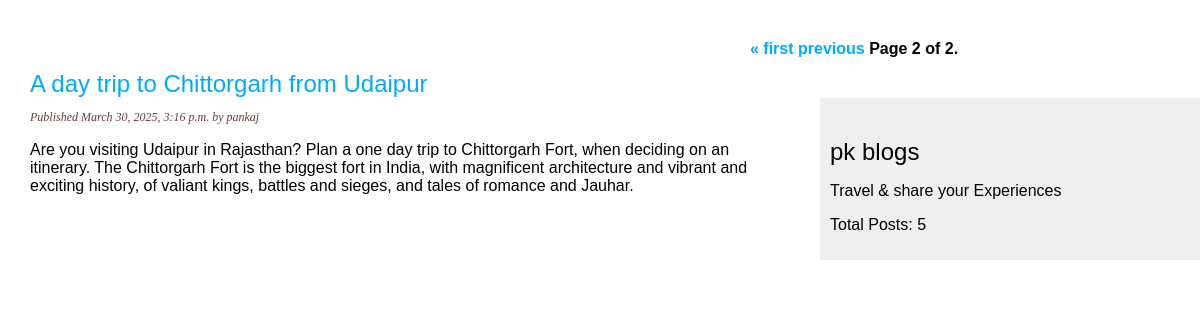
Screenshot of /?page=2 with the database file from the repository.
### posts/models.py (models this page shows, shortened)
class Post(models.Model):
    STATUS_CHOICES = (
        ('DRAFT', 'Draft'),
        ('PUBLISHED', 'Publish')
    )
    title = models.CharField(max_length=250)
    slug = models.SlugField(max_length=250)
    author = models.ForeignKey(User, on_delete=models.CASCADE, default=1)
    body = models.TextField()
    publish = models.DateTimeField(default=timezone.now)
    created = models.DateTimeField(auto_now_add=True)
    updated = models.DateTimeField(auto_now=True)
    status = models.CharField(max_length=10, choices=STATUS_CHOICES, default='DRAFT')
    class META:
        ordering = ['-publish']
        indexes = [
            models.Index(fields=['-publish'])
        ]
    @classmethod
    def total_posts(cls):
        total = Post.objects.count()
        return total
    @classmethod
    def published_posts(cls):
        return cls.objects.filter(status='PUBLISHED')

### posts/views.py (the view)
# urls.py: path('', index, name='index'),
def index(request):
    posts = Post.published_posts()
    total_posts = Post.total_posts()
    paginator = Paginator(posts, per_page=2)
    page_number = request.GET.get('page')
    posts = paginator.get_page(page_number)
    return render(request, 'posts/index.html', context={'posts': posts, 'total_posts': total_posts})

### posts/templates/posts/index.html (shortened to what this page needs)
{% load static%}
<!DOCTYPE html>
<html lang="en">
<head>
    <link href='{% static "css/style.css" %}' rel="stylesheet">
</head>
<body>
    <div id="content">
        {% for post in posts %}
        <a href="{% url "posts:details" year=post.publish.year month=post.publish.month day=post.publish.day post_slug=post.slug %}">
        <h2>{{ post.title}}</h2></a>
        <p class="date">Published {{post.publish}} by {{post.author}}</p>
        <p>{{post.body}}</p>
        {% endfor %}
    </div>
    <div class="pagination">
        <span class="step-links">
            {% if posts.has_previous %}
                <a href="?page=1">&laquo; first</a>
                <a href="?page={{ posts.previous_page_number }}">previous</a>
            {% endif %}
            <span class="current">
                Page {{ posts.number }} of {{ posts.paginator.num_pages }}.
            </span>
        </span>
    </div>
    <div id="sidebar">
        <h2>pk blogs</h2>
        <p>Travel & share your Experiences</p>
        <p>Total Posts: {{ total_posts}}</p>
    </div>
</body>
</html>

### posts/static/css/style.css (style rules this page uses)
body { margin:0; padding:0; font-family:helvetica, sans-serif; }
a { color:#00abff; text-decoration:none; }
h2 { font-weight:normal; margin:30px 0 0; }
#content { float:left; width:60%; padding:0 0 0 30px; }
#sidebar { float:right; width:30%; padding:10px; background:#efefef; height:100%; }
p.date { color: #634141; font-family: georgia, serif; font-size: 12px; font-style: italic; }
.pagination { margin:40px 0; font-weight:bold; }

### rows the page displays
Post: title "A day trip to Chittorgarh from Udaipur", publish "March 30, 2025, 3:16 p.m.", author "pankaj", body "Are you visiting Udaipur in Rajasthan? Plan a one day trip to Chittorgarh Fort, when deciding on an itinerary. The Chittorgarh Fort is the biggest fort in India, with magnificent architecture and vibrant and exciting history, of valiant kings, battles and sieges, and tales of romance and Jauhar."

### other values shown
{{ posts.number }} "2"
{{ posts.paginator.num_pages }} "2"
{{ total_posts }} "5"
